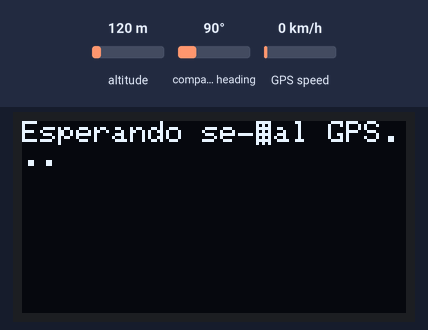
A sketch run on a simulated ESP32. On the bench: 128×64 one-colour display. The inputs (shaded band) are chosen by the test bench; at power-on: GPS speed 0 km/h, altitude 120 m, compass heading 90°. The GPS gets a fix after 3 s at 37.7749, -122.4194 with 8 satellites.

Above: at 1.2 s.
1.3 s: GPS speed set to 2 km/h
At 3.9 s:
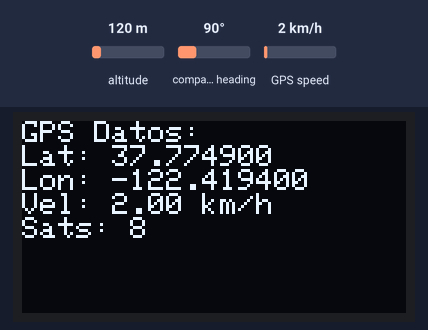
4.7 s: GPS speed set to 30 km/h
At 6.0 s:
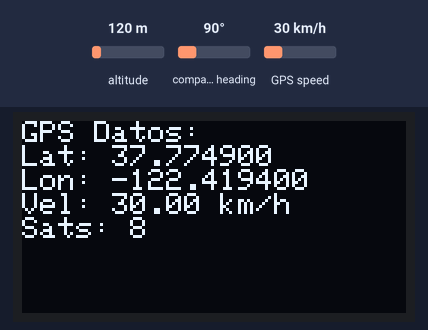
6.7 s: GPS speed set to 60 km/h
Timing chart, 0 to 9.7 s (numbered marks = the images above; inputs shaded):
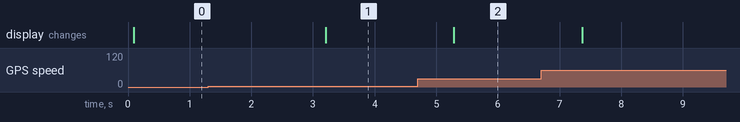

Measured:
- after the input at 1.3 s, the display: changes after 1.9 s (image 1)
- after the input at 4.7 s, the display: changes after 0.59 s (image 2)

The sketch:

oled_gps.ino
```cpp
// Script: Test OLED 0.96'' with GPS Neo 8MN
// Description: Basic demo for position readings from GPS NEO 8MN and show on OLED screen
// Autor: @ander26pu
// Fecha: 2024-09-16
// Board: LILYGO-T18

#include <Wire.h>
#include <Adafruit_GFX.h>
#include <Adafruit_SSD1306.h>
#include <TinyGPSPlus.h>
#include <HardwareSerial.h>

#define SCREEN_WIDTH 128 // Ancho de la pantalla OLED
#define SCREEN_HEIGHT 64 // Alto de la pantalla OLED

// Definir el pin de reinicio, si no se usa, define como -1
#define OLED_RESET    -1

// Inicializar la pantalla con la dirección I2C predeterminada 0x3C
Adafruit_SSD1306 display(SCREEN_WIDTH, SCREEN_HEIGHT, &Wire, OLED_RESET);

// Inicializar la comunicación serial para el GPS
HardwareSerial serialGPS(1); // Usamos UART1 (GPIO 16 y 17........... para RX/TX)
TinyGPSPlus gps;             // Instancia del objeto TinyGPSPlus

void setup() {
  // Inicializar la comunicación serial para depuración
  Serial.begin(115200);

  // Inicializar la pantalla OLED
  if(!display.begin(SSD1306_SWITCHCAPVCC, 0x3C)) {
    Serial.println(F("Fallo al inicializar la pantalla OLED"));
    for(;;); // Detener ejecución si falla
  }

  // Inicializar la comunicación serial para el GPS a 9600 baudios
  serialGPS.begin(9600, SERIAL_8N1, 19, 18);
  // Limpiar el buffer de la pantalla
  display.clearDisplay();

  // Mostrar mensaje de inicio
  display.setTextSize(1);
  display.setTextColor(WHITE);
  display.setCursor(0,10);
  display.println(F("Esperando GPS..."));
  display.display();
}

void loop() {
  // Leer los datos del GPS
  while (serialGPS.available() > 0) {
    gps.encode(serialGPS.read());
  }

  // Limpiar la pantalla
  display.clearDisplay();
  display.setTextSize(1);
  display.setCursor(0, 0);

  // Verificar si tenemos datos válidos de GPS
  if (gps.location.isValid()) {
    display.println(F("GPS Datos:"));

    // Mostrar la latitud
    display.print(F("Lat: "));
    display.println(gps.location.lat(), 6);

    // Mostrar la longitud
    display.print(F("Lon: "));
    display.println(gps.location.lng(), 6);

    // Mostrar velocidad en km/h
    display.print(F("Vel: "));
    display.print(gps.speed.kmph());
    display.println(F(" km/h"));

    // Mostrar número de satélites
    display.print(F("Sats: "));
    display.println(gps.satellites.value());
  } else {
    display.println(F("Esperando señal GPS..."));
  }

  // Enviar los datos a la pantalla
  display.display();

  // Añadir un pequeño retardo para evitar sobrecarga en la pantalla
  delay(1000);
}
```
